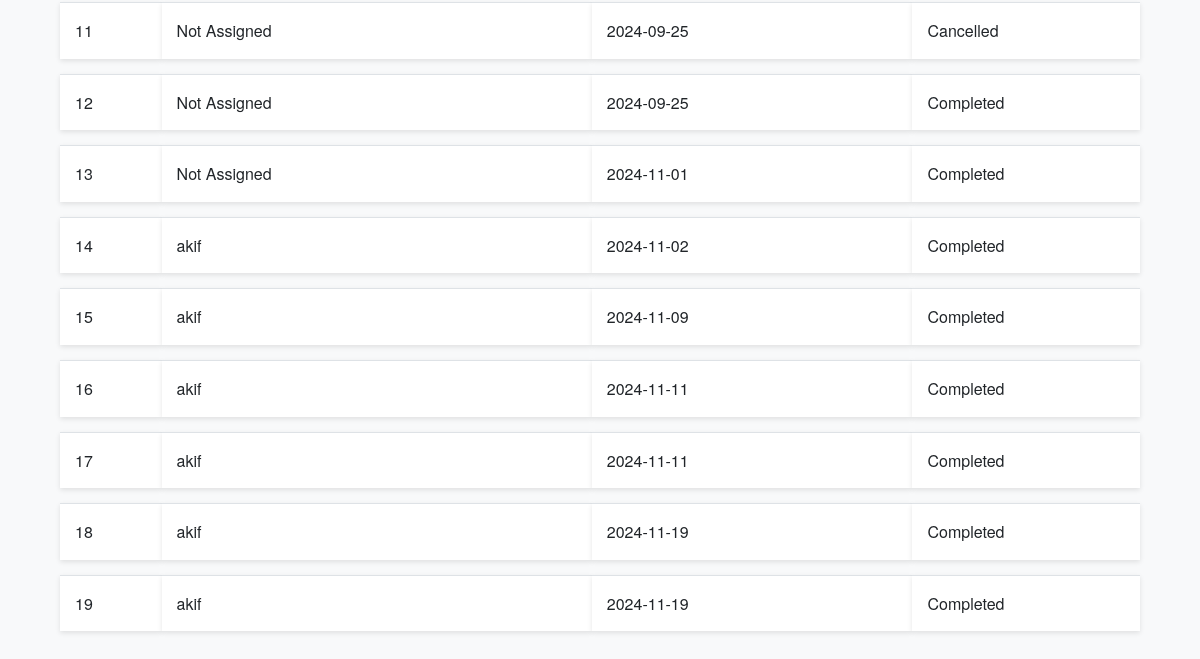
The app's page /admin/dashboard (signed in, lower part), older data.
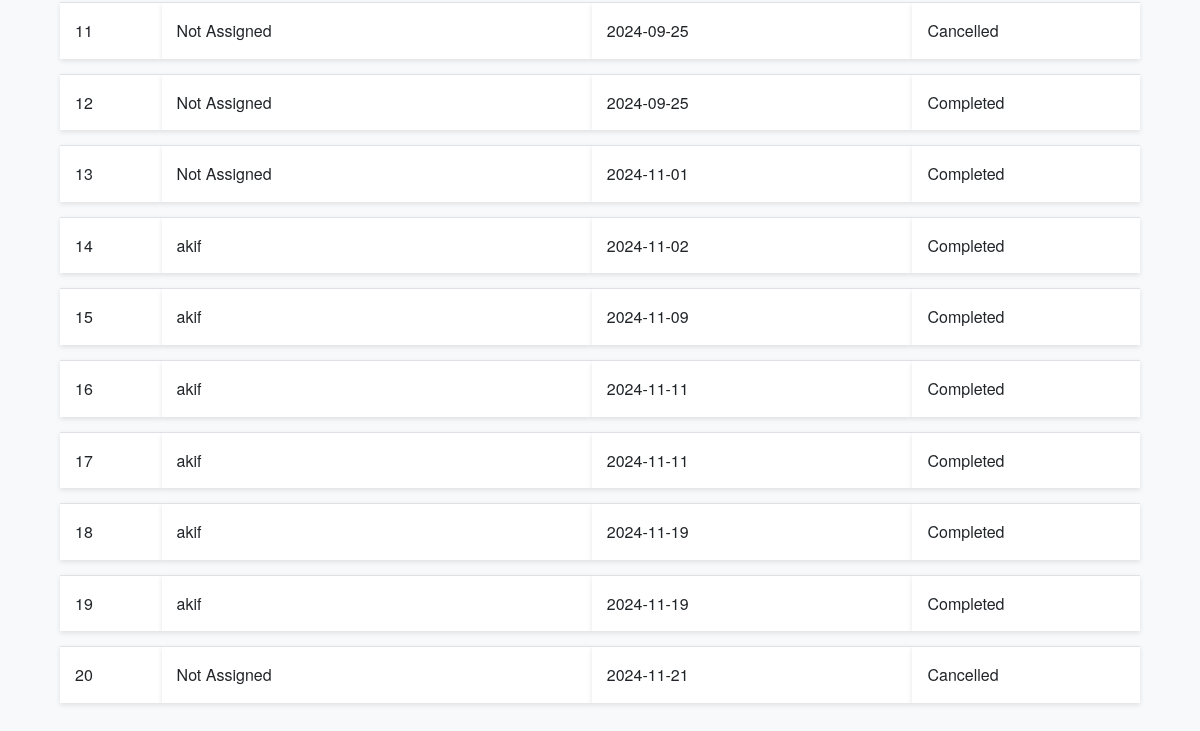
The same page, newer data.
### models.py (models this page shows, shortened)
class ServiceRequest(db.Model):
    __tablename__ = 'service_requests'
    id = db.Column(db.Integer, primary_key=True)
    service_id = db.Column(db.Integer, db.ForeignKey('services.id'), nullable=False)
    customer_id = db.Column(db.Integer, db.ForeignKey('users.id'), nullable=False)
    professional_id = db.Column(db.Integer, db.ForeignKey('users.id'))
    service_status = db.Column(db.String(20), nullable=False, default='requested')
    service = db.relationship('Service', backref='service_requests')
    date_of_request = db.Column(db.DateTime, default=datetime.utcnow)
    date_of_completion = db.Column(db.DateTime)
    remarks = db.Column(db.Text)
    rating = db.Column(db.Integer)

class User(UserMixin, db.Model):
    __tablename__ = 'users'
    id = db.Column(db.Integer, primary_key=True)
    username = db.Column(db.String(100), unique=True, nullable=False)
    password = db.Column(db.String(128), nullable=False)
    role = db.Column(db.String(20), nullable=False)
    is_active = db.Column(db.Boolean, default=True)
    date_created = db.Column(db.DateTime, default=datetime.utcnow)
    date_completed = db.Column(db.DateTime)
    contact_number = db.Column(db.String(15), nullable=True)
    location = db.Column(db.String(255), nullable=True)
    pin_code = db.Column(db.String(10), nullable=True)
    is_approved = db.Column(db.Boolean, default=False)
    service_type = db.Column(db.String(100))
    experience = db.Column(db.Integer)
    resume_filename = db.Column(db.String(200))
    approval_status = db.Column(db.String(50), default='pending')
    customer_service_requests = db.relationship('ServiceRequest', backref='customer', foreign_keys='ServiceRequest.customer_id', lazy='dynamic')
    professional_service_requests = db.relationship('ServiceRequest', backref='professional', foreign_keys='ServiceRequest.professional_id', lazy='dynamic')

### routes.py (the view)
@app.route('/admin/dashboard')
@login_required
def admin_dashboard():
    if current_user.role != 'admin':
        flash('Access denied.')
        return redirect(url_for('index'))
    services = Service.query.all()
    professionals = User.query.filter_by(role='professional').all()
    service_requests = ServiceRequest.query.all()
    pending_professionals = User.query.filter_by(role='professional', approval_status='pending').all()
    rated_service_requests = ServiceRequest.query.filter(ServiceRequest.rating.isnot(None)).all()
    return render_template('admin_dashboard.html', services=services, professionals=professionals, service_requests=service_requests, pending_professionals=pending_professionals, rated_service_requests=rated_service_requests)

### app.py (called while the page is built)
@login_manager.user_loader
def load_user(user_id):
    return User.query.get(int(user_id))

### templates/admin_dashboard.html (shortened to what this page needs)
{% extends 'base.html' %}
{% block content %}
<div class="container mt-4">
    <table class="table table-striped">
        <tbody>
            {% for request in service_requests %}
            <tr>
                <td>{{ request.id }}</td>
                <td>
                    {% if request.professional %}
                        {{ request.professional.username }}
                    {% else %}
                        Not Assigned
                    {% endif %}
                </td>
                <td>{{ request.date_of_request.strftime('%Y-%m-%d') }}</td>
                <td>{{ request.service_status.capitalize() }}</td>
            </tr>
            {% endfor %}
        </tbody>
    </table>
</div>
{% endblock %}

Row changes from the older to the newer data that the page shows:
added ServiceRequest: id "20", shows "Not Assigned", date_of_request "2024-11-21", service_status "Cancelled"
